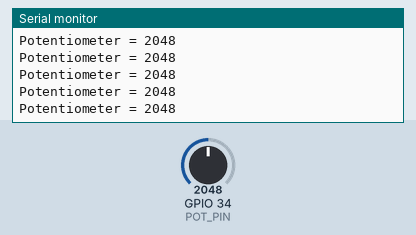
A sketch run on a simulated ESP32. Shown: the last lines printed to the serial monitor. The inputs (shaded band) are chosen by the test bench; at power-on: GPIO 34 (POT_PIN) = 2048.

Above: at 1.2 s.
1.3 s: GPIO 34 (POT_PIN) set to 2866
At 1.56 s:
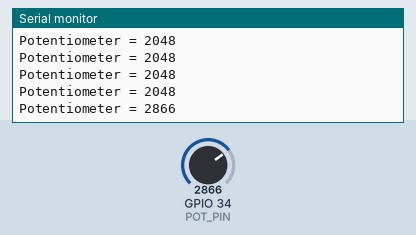
2.8 s: GPIO 34 (POT_PIN) set to 3603
At 2.96 s:
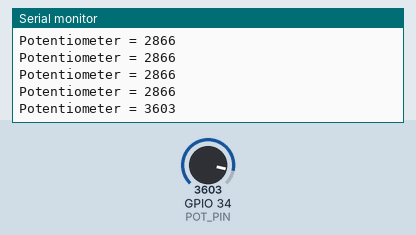
Timing chart, 0 to 5.8 s (numbered marks = the images above; inputs shaded):
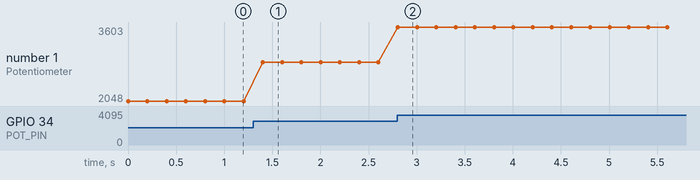

The sketch:

Potentiometer.ino
```cpp
const int POT_PIN = 34;

void setup() {
  Serial.begin(115200);
}

void loop() {
  int value = analogRead(POT_PIN);

  Serial.print("Potentiometer = ");
  Serial.println(value);

  delay(200);
}
```

Measured:
- after the input at 1.3 s, the serial monitor: prints a new line after 0.10 s (image 1)
- after the input at 2.8 s, the serial monitor: prints a new line at once (image 2)
- plotted number 1: 2048 → 2866 after the input at 1.3 s, 2866 → 3603 after the input at 2.8 s
